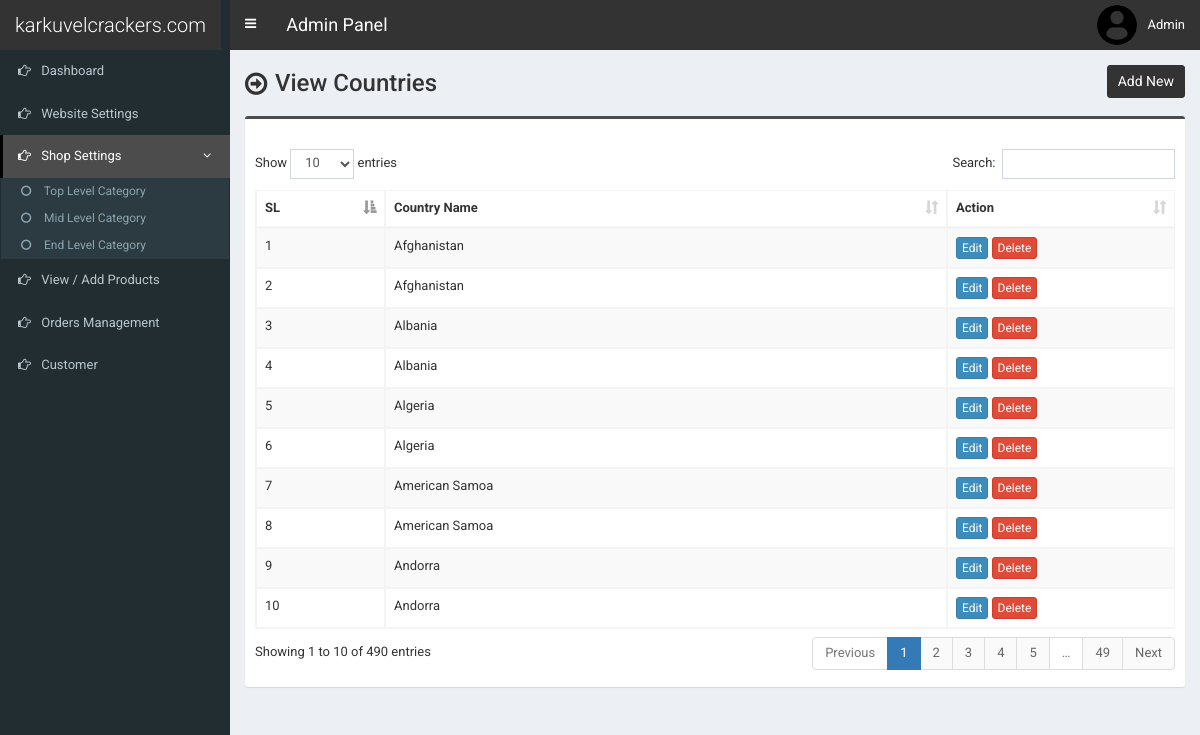
The page /admin/country.php (signed in) on the database its author committed.
### tables this page shows
CREATE TABLE `tbl_country` (
  `country_id` int(11) NOT NULL,
  `country_name` varchar(100) NOT NULL DEFAULT ''
);

### admin/country.php (the view, shortened to what this page needs)
<?php require_once('header.php'); ?>
<section class="content-header">
	<div class="content-header-left">
		<h1>View Countries</h1>
	</div>
	<div class="content-header-right">
		<a href="country-add.php" class="btn btn-primary btn-sm">Add New</a>
	</div>
</section>
<section class="content">
  <div class="row">
    <div class="col-md-12">
      <div class="box box-info">
        <div class="box-body table-responsive">
          <table id="example1" class="table table-bordered table-striped">
			<thead>
			    <tr>
			        <th>SL</th>
			        <th>Country Name</th>
			        <th>Action</th>
			    </tr>
			</thead>
            <tbody>
            	<?php
            	$i=0;
            	$statement = $pdo->prepare("SELECT * FROM tbl_country ORDER BY country_id ASC");
            	$statement->execute();
            	$result = $statement->fetchAll(PDO::FETCH_ASSOC);
            	foreach ($result as $row) {
            		$i++;
            		?>
					<tr>
	                    <td><?php echo $i; ?></td>
	                    <td><?php echo $row['country_name']; ?></td>
	                    <td>
	                        <a href="country-edit.php?id=<?php echo $row['country_id']; ?>" class="btn btn-primary btn-xs">Edit</a>
	                        <a href="#" class="btn btn-danger btn-xs" data-href="country-delete.php?id=<?php echo $row['country_id']; ?>" data-toggle="modal" data-target="#confirm-delete">Delete</a>
	                    </td>
	                </tr>
            		<?php
            	}
            	?>
            </tbody>
          </table>
        </div>
      </div>
</section>
<?php require_once('footer.php'); ?>

### admin/style.css (style rules this page uses)
body { font-size: 13px; font-family: 'Roboto', sans-serif; }
.content-header>h1, .content-header .content-header-left h1 { font-family: 'Roboto', sans-serif; }
.box-info { padding-top: 20px; }
.content-header { overflow: hidden; }
.content-header .content-header-left { float: left; padding-top: 5px; }
.content-header .content-header-right { float: right; }
.content-header .content-header-left h1 { margin-top: 0; margin-bottom: 0; padding-left: 30px; padding-bottom: 5px; font-size: 24px; position: relative; }
.content-header .content-header-left h1:before { position: absolute; top: 0; left: 0; font-family: 'FontAwesome', sans-serif; font-size: 26px; content: '\f18e'; }
.content-header .content-header-right a { position: relative; font-size: 14px; }
.box.box-info { border-top-color: #4c4c4c; }
.content-header .content-header-right a { background-color: #333333; border-color: #333333; }

### rows shown on the page
tbl_country: country_name "Afghanistan"
tbl_country: country_name "Afghanistan"
tbl_country: country_name "Albania"
tbl_country: country_name "Albania"
tbl_country: country_name "Algeria"
tbl_country: country_name "Algeria"
tbl_country: country_name "American Samoa"
tbl_country: country_name "American Samoa"
tbl_country: country_name "Andorra"
tbl_country: country_name "Andorra"

### other values the page prints
$_SESSION['user']['full_name'] "Admin"
